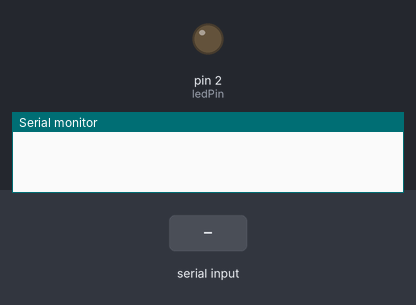
Bench run of a program on a simulated Arduino Nano, built with avr-gcc and run on an emulated ATmega328P. On the bench: output pins drawn as LEDs (lit = HIGH), the last lines printed to the serial monitor. The test bench sets the inputs (shaded band).

Above: at 1.2 s.
1.3 s: "23\n" received over Serial
At 2.4 s:
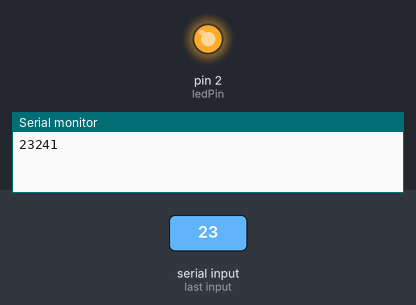
2.8 s: "90,45\n" received over Serial
At 3.5 s:
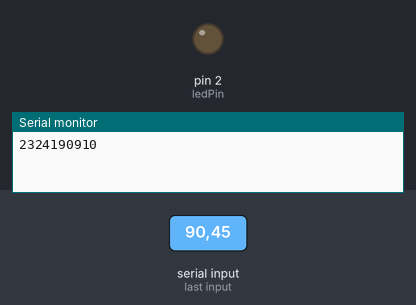
Timing chart, 0 to 5.8 s (numbered marks = the images above; inputs shaded):
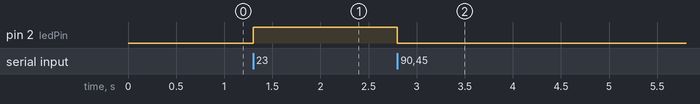

Measured:
- after the input at 1.3 s, pin 2 (ledPin): LOW → HIGH at once
- after the input at 2.8 s, pin 2 (ledPin): HIGH → LOW at once

The program:

main.cpp
```cpp
#include <Arduino.h>

int x;
int ledPin = 2;
boolean ledOn = false;

void setup() {
  Serial.begin(115200);
  Serial.setTimeout(1);
  pinMode(ledPin, OUTPUT);
}

void  loop() {
  while (!Serial.available()){
    if(ledOn == true){
        digitalWrite(ledPin, HIGH);
    } else if (ledOn == false){
      digitalWrite(ledPin, LOW);
    }
  }
  x = Serial.readString().toInt();
  Serial.print(x);
  if(x == 23){
    ledOn = true;
  }else{
    ledOn = false;
  }

  Serial.print(x + 1);
  Serial.print(ledOn);


}

/*const byte numChars = 32;
char receivedChars[numChars]; // an array to store the received data

boolean newData = false;

void recvWithEndMarker() {
 static byte ndx = 0;
 char endMarker = '\n';
 char rc;

 // if (Serial.available() > 0) {
           while (Serial.available() > 0 && newData == false) {
 rc = Serial.read();

 if (rc != endMarker) {
 receivedChars[ndx] = rc;
 ndx++;
 if (ndx >= numChars) {
 ndx = numChars - 1;
 }
 }
 else {
 receivedChars[ndx] = '\0'; // terminate the string
 ndx = 0;
 newData = true;
 }
 }
}

void showNewData() {
 if (newData == true) {
 Serial.print("This just in ... ");
 Serial.println(receivedChars);
 newData = false;
 }
}

void setup() {
 Serial.begin(9600);
 Serial.println("<Arduino is ready>");
}

void loop() {
 recvWithEndMarker();
 showNewData();
}

*/
```
